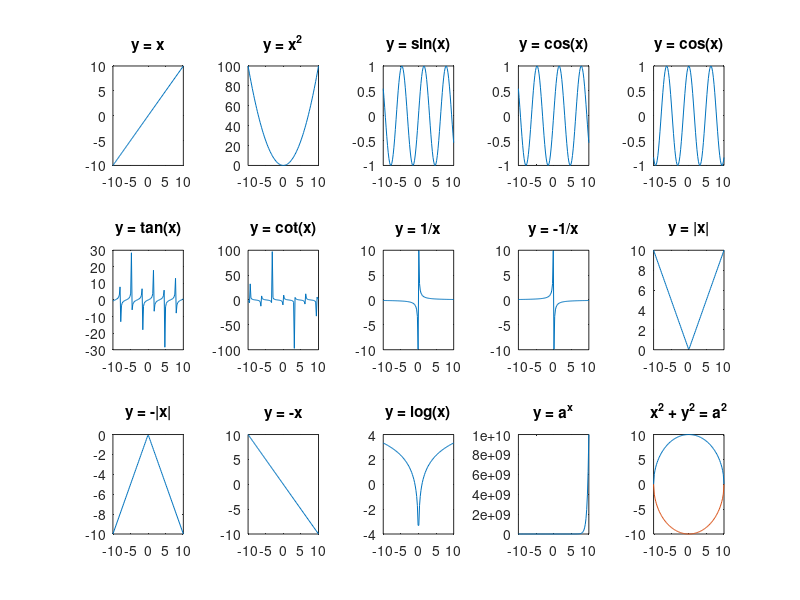

Write the MATLAB code that produced this figure.
function math_compilation

subplot(3,5,1)
x = linspace(-10,10);
y1 = x;
plot(x,y1)
title('y = x')

subplot(3,5,2)
y2 = x.^2;
plot(x,y2)
title('y = x^2')

subplot(3,5,3)
y3 = sin(x);
plot(x,y3)
title('y = sin(x)')

subplot(3,5,4)
y4 = cos(x);
plot(x,y3)
title('y = cos(x)')

subplot(3,5,5)
y5 = cos(x);
plot(x,y5)
title('y = cos(x)')

% second row

subplot(3,5,6)
y6 = tan(x);
plot(x,y6)
title('y = tan(x)')

subplot(3,5,7)
y7 = cot(x);
plot(x,y7)
title('y = cot(x)')

subplot(3,5,8)
y8 = 1./x;
plot(x,y8)
title('y = 1/x')

subplot(3,5,9)
y9 = -1./x;
plot(x,y9)
title('y = -1/x')

subplot(3,5,10)
y10 = sqrt(x.^2);
plot(x,y10)
title('y = |x|')

% third row

subplot(3,5,11)
y11 = -sqrt(x.^2);
plot(x,y11)
title('y = -|x|')

subplot(3,5,12)
y12 = -x;
plot(x,y12)
title('y = -x')

subplot(3,5,13)
y13 = log2(x);
plot(x,y13)
title('y = log(x)')

subplot(3,5,14)
y14 = 10.^x;
plot(x,y14)
title('y = a^x')

subplot(3,5,15)
y15a = sqrt(10.^2-x.^2);
y15b = -sqrt(10.^2-x.^2);
plot(x,y15a)
hold on
plot(x,y15b)
title('x^2 + y^2 = a^2')


end